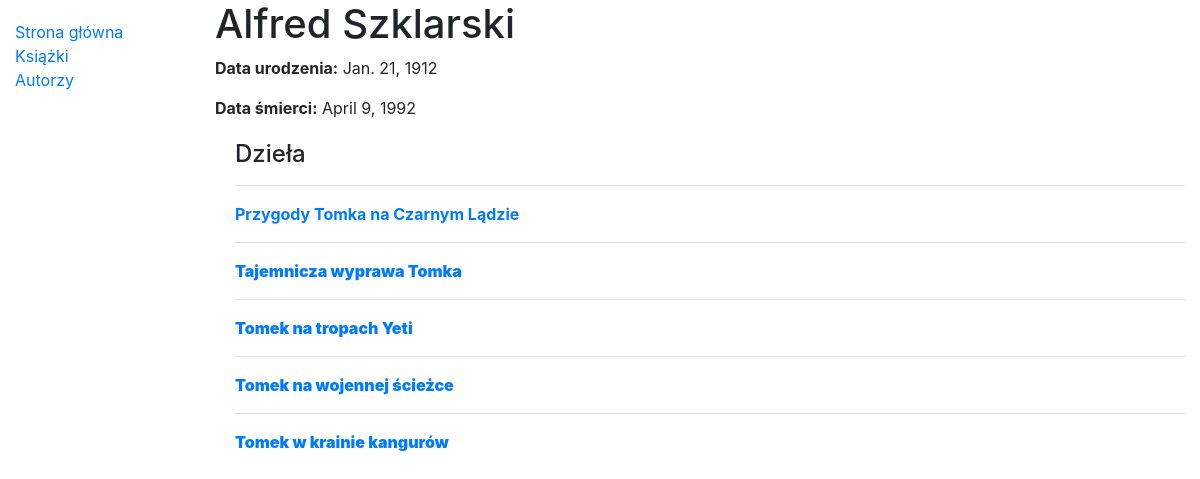
The app's page /biblioteka/autor/4 with its own data.
### LaBiblioteca/models.py (models this page shows, shortened)
class Autor(models.Model):
    imie = models.CharField(max_length=200)
    nazwisko = models.CharField(max_length=200)
    data_urodzenia = models.DateField(null=True, blank = True)
    data_smierci = models.DateField(null=True, blank = True)
    class Meta:
        ordering = ['imie', 'nazwisko']

class Ksiazka(models.Model):
    tytul = models.CharField(max_length=150, help_text="Wprowadź tytuł książki.")
    autor = models.ForeignKey('Autor', on_delete=models.SET_NULL, null=True)
    streszczenie = models.TextField(max_length=1000, help_text="Krótkie streszczenie")
    gatunek = models.ManyToManyField(Gatunek, help_text = "Wybierz gatunek")
    def podane_gatunki(self):
        return ', '.join(gatunek.nazwa for gatunek in self.gatunek.all())
    podane_gatunki.short_description = "Gatunki"
    class Meta:
        ordering = ['tytul']

### LaBiblioteca/views.py (the view)
# urls.py: path('biblioteka/autor/<int:pk>', views.AutorDetailView.as_view(), name='autor-szczegoly'),
class AutorDetailView(generic.DeleteView):
    model = Autor
    template_name = 'author_detail.html'

### LaBiblioteca/templates/author_detail.html
{% extends "skeleton.html" %}
{% block content %}
    <h1>{{ autor.imie }} {{ autor.nazwisko }}</h1>
    <p><strong>Data urodzenia:</strong> {{ autor.data_urodzenia }}</p>
    <p><strong>Data śmierci:</strong> {{ autor.data_smierci }}</p>
    <div style="margin-left:20px;margin-top:20px">
        <h4>Dzieła</h4>
        {% for dzi in autor.ksiazka_set.all %}
            <hr>
            <p><strong><a href="{% url 'ksiazka-szczegoly' dzi.pk %}">{{ dzi.tytul }}</a></strong</p>
        {% endfor %}
    </div>
{% endblock %}

### records on screen
Autor: imie "Alfred", nazwisko "Szklarski", data_urodzenia "Jan. 21, 1912", data_smierci "April 9, 1992"
Ksiazka: tytul "Przygody Tomka na Czarnym Lądzie"
Ksiazka: tytul "Tajemnicza wyprawa Tomka"
Ksiazka: tytul "Tomek na tropach Yeti"
Ksiazka: tytul "Tomek na wojennej ścieżce"
Ksiazka: tytul "Tomek w krainie kangurów"
